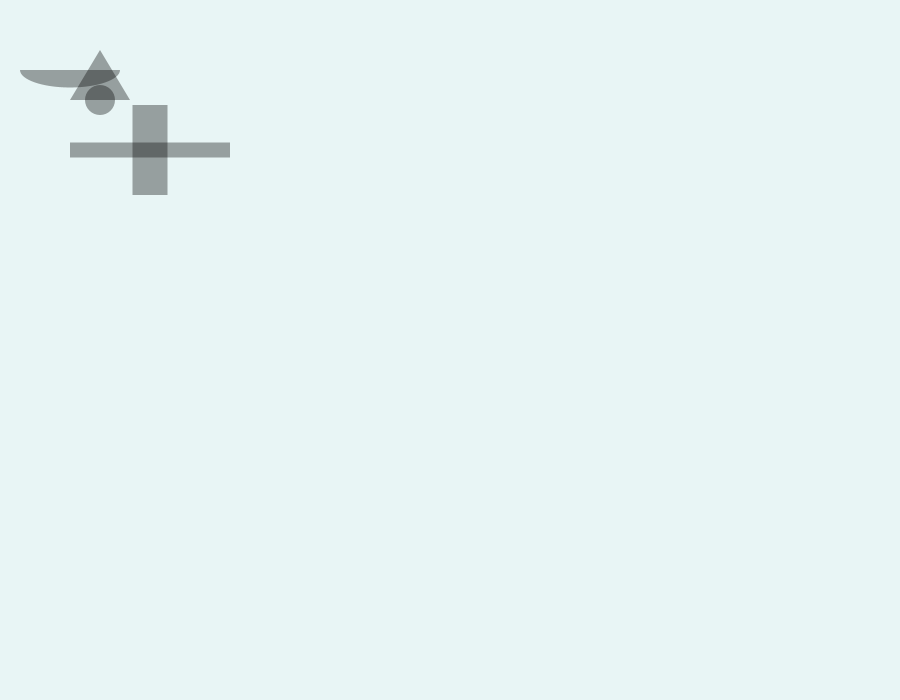
Frame 1 (no input)
Frame 60 (the mouse pressed at the canvas centre just before this capture): identical to frame 1, image omitted
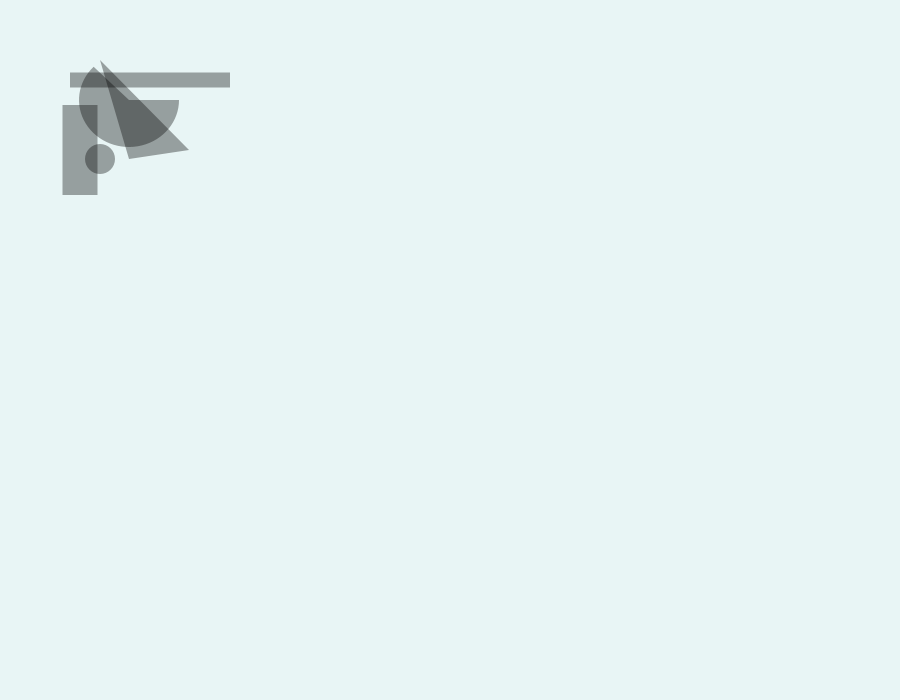
Frame 120 (the mouse held since frame 60 and released just before this capture)

The Processing sketch that drew these frames (run headless with seeded random() and noise(); from frame 60 on, the mouse is pressed at the canvas centre):

// Processing sketch: evolveType_7
// ── evolveType_7.pde
float rectSkinnyX = 150;
float rectSkinnyY = 150;
float rectFatX = 150;
float rectFatY = 150;
float rectFatW = 35;
float rectFatH = 90;
float a = 90;
float circleX = 100;
float circleY = 100;

float triX1 = 70;
float triY1 = 100;
float triX2 = 100;
float triY2 = 50;
float triX3 = 130;
float triY3 = 100;

float arcX = 70;
float arcY = 70;
float arcW = 100;
float arcH = 35;
float arcStop = PI;


void setup(){
  size(900,700);
  background(#E8F5F5);
  noStroke();
  smooth();
}


void draw() {
  drawSymbol1();
}


void drawSymbol1(){

  //draw a symbol
  background(#E8F5F5);
  fill(0,a);
  rectMode(CENTER);
  rect(rectSkinnyX,rectSkinnyY,160,15);
  rect(rectFatX,rectFatY,rectFatW,rectFatH);
  ellipse(circleX,circleY,30,30); 
  triangle(triX1,triY1,triX2,triY2,triX3,triY3);
  arc(arcX,arcY,arcW,arcH,0,arcStop);
 
   //rectSkinny move up
   if(mousePressed == true){
     rectSkinnyY = rectSkinnyY - 2;
     rectSkinnyY = constrain(rectSkinnyY, 80, 190);
   }
   
   //rectFat move left
   if(mousePressed == true){
     rectFatX = rectFatX - 4;
     rectFatX = constrain(rectFatX, 80, 190);
   }
   
   //ellipse drop
   if(mousePressed == true){
     circleY = circleY + 1;
     circleY = constrain(circleY, 0, 190);
   }
   
   //triangle change shape - mad and dumn way?
   if(mousePressed == true){
     triX1 = triX1 + 1;
     triX1 = constrain(triX1, 20, 180);
     triY1 = triY1 + 1;
     triY1 = constrain(triY1, 70, 180);
     triX2 = triX2 + 1;
     triX2 = constrain(triX2, 50, 100);
     triY2 = triY2 + 1;
     triY2 = constrain(triY2, 30, 60);
     triX3 = triX3 + 1;
     triX3 = constrain(triX3, 10, 200);
     triY3 = triY3 + 1;
     triY3 = constrain(triY3, 10, 150);
   }

   //arc move and change - mad and dumn way?
   if(mousePressed == true){
     arcX = arcX + 1;
     arcX = constrain(arcX, 20, 180);
     arcY = arcY + 5;
     arcY = constrain(arcY, 30, 100);
     arcH = arcH + 1;
     arcH = constrain(arcH, 30, 100);
     arcStop = PI + QUARTER_PI;
   }


}
